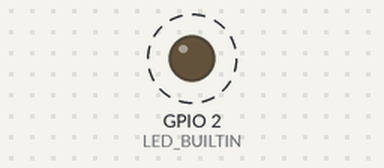
This sketch was run on a simulated ESP8266 (Wemos D1 mini). On the bench: output pins drawn as LEDs (lit = HIGH, except the on-board LED, lit = LOW). Dashed ring = blinking. What the sketch prints to the serial monitor is not drawn.

Above: at 2.3 s.
Timing chart, 0 to 5.2 s (numbered marks = the images above):
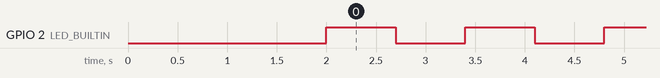

The sketch:

wemos_d_interrupt_test.ino
```cpp
//These define's must be placed at the beginning before #include "ESP8266TimerInterrupt.h"
#define TIMER_INTERRUPT_DEBUG      1

#include "ESP8266TimerInterrupt.h"

volatile bool flag=false;
//----------------
volatile uint32_t lastMillis = 0;
volatile uint32_t lastMillis1 = 0;

void ICACHE_RAM_ATTR TimerHandler(void) {
  static bool toggle = false;
  static bool started = false;
  flag = ~flag;
  Serial.println("interrupt");

  if (!started)  {
    started = true;
    pinMode(LED_BUILTIN, OUTPUT);
  }

  #if (TIMER_INTERRUPT_DEBUG > 0)
  if (lastMillis != 0)
    Serial.println("Delta ms = " + String(millis() - lastMillis));
  lastMillis = millis();
  #endif

  //timer interrupt toggles pin LED_BUILTIN
  digitalWrite(LED_BUILTIN, toggle);
  toggle = !toggle;
}

void ICACHE_RAM_ATTR TimerHandler1(void) {
  static bool toggle = false;
  static bool started = false;

  Serial.println("interrupt 1");

  if (!started)  {
    started = true;
    pinMode(LED_BUILTIN, OUTPUT);
  }

  #if (TIMER_INTERRUPT_DEBUG > 0)
  if (lastMillis != 0)
    Serial.println("Delta ms = " + String(millis() - lastMillis));
  lastMillis = millis();
  #endif

  //timer interrupt toggles pin LED_BUILTIN
  digitalWrite(LED_BUILTIN, toggle);
  toggle = !toggle;
}

#define TIMER_INTERVAL_MS        1000

// Init ESP8266 timer 0
ESP8266Timer ITimer;

//----------------


//0=D3 4=D2 5=D1 12=D6 13=D7 14=D5 15=D8 16=D0 17=D4
#define d0 16
#define d1 5
#define d2 4
#define d3 0
#define d4 17
#define d5 14
#define d6 12
#define d7 13
#define d8 15

/**
   Setup
*/
void setup() {
  pinMode(LED_BUILTIN, OUTPUT);
  digitalWrite(LED_BUILTIN, LOW);
  Serial.begin(115200);
  delay(2000);
  Serial.println();
  digitalWrite(LED_BUILTIN, HIGH);

  // Interval in microsecs
  if (ITimer.attachInterruptInterval(TIMER_INTERVAL_MS * 2000, TimerHandler))
    Serial.println("Starting  ITimer OK, millis() = " + String(millis()));
  else
    Serial.println("Can't set ITimer correctly. Select another freq. or interval");

  // Interval in microsecs
  if (ITimer.attachInterruptInterval(TIMER_INTERVAL_MS * 700, TimerHandler1))
    Serial.println("Starting  ITimer OK, millis() = " + String(millis()));
  else
    Serial.println("Can't set ITimer correctly. Select another freq. or interval");

}

/**
   loop
*/
void loop() {

}
```

Measured:
- by itself, GPIO 2 (LED_BUILTIN): alternates HIGH for 0.70 s and LOW for 0.70 s
